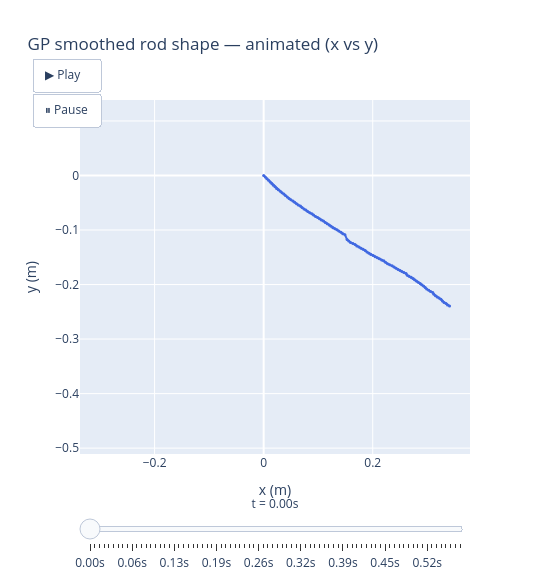
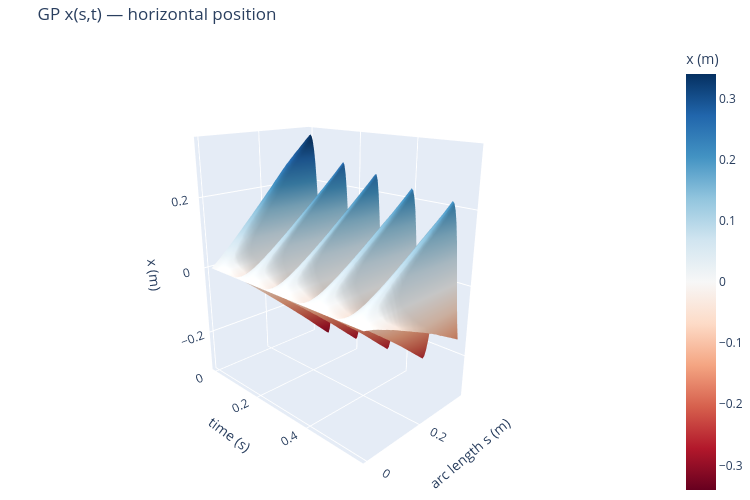
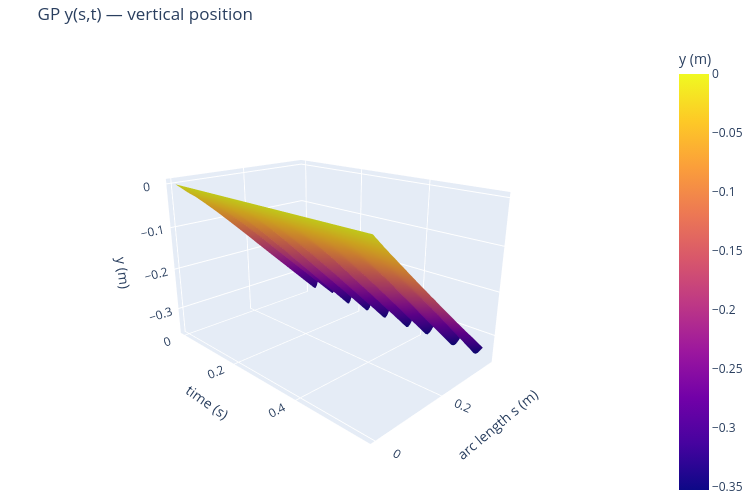

These figures' notebook cell, in order:
### Code cell
import plotly.graph_objects as go

# ── 1. Animated rod shape: physical x vs y at each frame ─────────────────
_anim_idx = np.linspace(0, n_frames - 1, 80, dtype=int)

print(f'Visualization summary:')
print(f'  Animation : {len(_anim_idx)} frames × {N_TRAIN_PTS} nodes = {len(_anim_idx)*N_TRAIN_PTS} points')

frames = []
for _i in _anim_idx:
    frames.append(go.Frame(
        data=[go.Scatter(x=x_gp_all[_i], y=y_gp_all[_i],
                         mode='lines+markers',
                         line=dict(color='royalblue', width=2),
                         marker=dict(size=3, color='royalblue'))],
        name=str(_i),
        layout=go.Layout(title_text=f'GP rod shape — t = {t_raw[_i]:.2f} s')
    ))

_x_range = [x_gp_all.min() * 1.1, x_gp_all.max() * 1.1]
_y_range = [y_gp_all.min() * 1.1, 0.02]

fig_anim = go.Figure(
    data=[go.Scatter(x=x_gp_all[0], y=y_gp_all[0],
                     mode='lines+markers',
                     line=dict(color='royalblue', width=2),
                     marker=dict(size=3))],
    layout=go.Layout(
        title='GP smoothed rod shape — animated (x vs y)',
        xaxis=dict(title='x (m)', range=_x_range, constrain='domain'),
        yaxis=dict(title='y (m)', range=_y_range, scaleanchor='x', scaleratio=1),
        updatemenus=[dict(
            type='buttons', showactive=False, y=1.12, x=0.05,
            buttons=[
                dict(label='▶ Play', method='animate',
                     args=[None, dict(frame=dict(duration=30, redraw=True),
                                      fromcurrent=True, mode='immediate')]),
                dict(label='⏸ Pause', method='animate',
                     args=[[None], dict(frame=dict(duration=0), mode='immediate')])
            ])],
        sliders=[dict(
            steps=[dict(args=[[f.name], dict(frame=dict(duration=0), mode='immediate')],
                        method='animate',
                        label=f'{t_raw[int(f.name)]:.2f}s') for f in frames],
            x=0.0, len=1.0, y=-0.05,
            currentvalue=dict(prefix='t = ', visible=True, xanchor='center'))],
        width=550, height=580
    ),
    frames=frames
)
fig_anim.show()

# ── 2. x(s,t) and y(s,t) surfaces with proper 1D axes ───────────────────
_stride    = 1
_fr        = np.arange(0, n_frames, _stride)
_node_step = 2
_nodes     = np.arange(0, N_TRAIN_PTS, _node_step)
_t_ax      = t_raw[_fr]                           # 1D (n_t,)
_s_ax      = np.linspace(0, L0, len(_nodes))      # 1D (n_s,)
_X         = x_gp_all[_fr, :][:, _nodes].T        # (n_s, n_t)
_Y         = y_gp_all[_fr, :][:, _nodes].T        # (n_s, n_t)

print(f'  x(s,t) surface: {len(_fr)} time pts (stride={_stride}) × '
      f'{len(_nodes)} spatial nodes (stride={_node_step}) = {_X.size} points')
print(f'  y(s,t) surface: same grid = {_Y.size} points')

for Z, cs, lbl, title in [
    (_X, 'RdBu',   'x (m)', 'GP x(s,t) — horizontal position'),
    (_Y, 'plasma', 'y (m)', 'GP y(s,t) — vertical position'),
]:
    kw = dict(cmid=0) if cs == 'RdBu' else {}
    fig = go.Figure(go.Surface(
        x=_t_ax, y=_s_ax, z=Z,
        colorscale=cs, colorbar=dict(title=lbl), **kw
    ))
    fig.update_layout(
        title=title,
        scene=dict(
            xaxis_title='time (s)',
            yaxis_title='arc length s (m)',
            zaxis_title=lbl,
            camera=dict(eye=dict(x=1.8, y=-1.8, z=0.9))
        ),
        width=750, height=500, margin=dict(l=0, r=0, t=40, b=0)
    )
    fig.show()

### Figure 1 — Plotly figure (JSON) as saved in the notebook; plotly's stock layout.template omitted (floating-point values rounded to 4 significant figures)
{"data": [{"line": {"color": "royalblue", "width": 2}, "marker": {"size": 3}, "mode": "lines+markers", "type": "scatter", "x": [0.0, 0.002962, 0.005925, 0.008887, 0.01185, 0.01481, 0.01777, 0.02074, 0.02371, 0.02687, 0.03058, 0.03361, 0.03715, 0.03998, 0.04332, 0.04658, 0.04989, 0.05379, 0.05694, 0.06034, 0.06359, 0.06753, 0.07047, 0.07404, 0.07756, 0.08095, 0.08449, 0.08849, 0.09156, 0.09516, 0.09906, 0.1024, 0.1059, 0.1097, 0.113, 0.1165, 0.1202, 0.1234, 0.127, 0.1306, 0.1344, 0.1379, 0.1418, 0.145, 0.149, 0.153, 0.156, 0.1593, 0.1636, 0.1677, 0.1709, 0.1747, 0.1786, 0.1824, 0.1863, 0.1894, 0.1931, 0.1966, 0.2008, 0.2045, 0.2085, 0.2122, 0.2164, 0.2203, 0.2234, 0.2272, 0.2311, 0.2356, 0.2393, 0.2429, 0.2465, 0.2501, 0.2534, 0.2571, 0.2612, 0.2634, 0.2668, 0.2706, 0.2742, 0.2769, 0.2802, 0.2836, 0.2871, 0.2899, 0.2934, 0.2963, 0.299, 0.3027, 0.306, 0.3101, 0.3121, 0.315, 0.3182, 0.3216, 0.3251, 0.3278, 0.3308, 0.3344, 0.3372, 0.3409], "y": [0.0, -0.002961, -0.005922, -0.008883, -0.01184, -0.0148, -0.01777, -0.02073, -0.02369, -0.02636, -0.02897, -0.03159, -0.03388, -0.0369, -0.03939, -0.04215, -0.0446, -0.04662, -0.04927, -0.05162, -0.05412, -0.05618, -0.05888, -0.06125, -0.0635, -0.06613, -0.06812, -0.07001, -0.07266, -0.07502, -0.07698, -0.07948, -0.08178, -0.08367, -0.08613, -0.08856, -0.09069, -0.0932, -0.09566, -0.09761, -0.09963, -0.102, -0.1041, -0.1067, -0.1086, -0.1175, -0.1202, -0.1227, -0.1246, -0.1267, -0.1292, -0.1314, -0.1333, -0.1354, -0.1377, -0.1402, -0.1424, -0.1447, -0.1468, -0.1488, -0.1508, -0.1527, -0.1548, -0.1566, -0.1592, -0.1618, -0.1637, -0.1656, -0.1676, -0.1701, -0.1722, -0.1741, -0.176, -0.1781, -0.1798, -0.183, -0.1849, -0.1867, -0.189, -0.1913, -0.1937, -0.196, -0.1982, -0.2006, -0.2028, -0.2054, -0.2083, -0.2103, -0.2126, -0.2145, -0.2177, -0.2203, -0.2228, -0.2249, -0.2271, -0.23, -0.2327, -0.2346, -0.2373, -0.2393]}], "layout": {"height": 580, "sliders": [{"currentvalue": {"prefix": "t = ", "visible": true, "xanchor": "center"}, "len": 1, "steps": [{"args": [["0"], {"frame": {"duration": 0}, "mode": "immediate"}], "label": "0.00s", "method": "animate"}, {"args": [["1"], {"frame": {"duration": 0}, "mode": "immediate"}], "label": "0.01s", "method": "animate"}, {"args": [["2"], {"frame": {"duration": 0}, "mode": "immediate"}], "label": "0.01s", "method": "animate"}, {"args": [["4"], {"frame": {"duration": 0}, "mode": "immediate"}], "label": "0.02s", "method": "animate"}, {"args": [["5"], {"frame": {"duration": 0}, "mode": "immediate"}], "label": "0.03s", "method": "animate"}, {"args": [["7"], {"frame": {"duration": 0}, "mode": "immediate"}], "label": "0.04s", "method": "animate"}, {"args": [["8"], {"frame": {"duration": 0}, "mode": "immediate"}], "label": "0.04s", "method": "animate"}, {"args": [["9"], {"frame": {"duration": 0}, "mode": "immediate"}], "label": "0.05s", "method": "animate"}, {"args": [["11"], {"frame": {"duration": 0}, "mode": "immediate"}], "label": "0.06s", "method": "animate"}, {"args": [["12"], {"frame": {"duration": 0}, "mode": "immediate"}], "label": "0.06s", "method": "animate"}, {"args": [["14"], {"frame": {"duration": 0}, "mode": "immediate"}], "label": "0.07s", "method": "animate"}, {"args": [["15"], {"frame": {"duration": 0}, "mode": "immediate"}], "label": "0.08s", "method": "animate"}, {"args": [["16"], {"frame": {"duration": 0}, "mode": "immediate"}], "label": "0.08s", "method": "animate"}, {"args": [["18"], {"frame": {"duration": 0}, "mode": "immediate"}], "label": "0.09s", "method": "animate"}, {"args": [["19"], {"frame": {"duration": 0}, "mode": "immediate"}], "label": "0.10s", "method": "animate"}, {"args": [["21"], {"frame": {"duration": 0}, "mode": "immediate"}], "label": "0.11s", "method": "animate"}, {"args": [["22"], {"frame": {"duration": 0}, "mode": "immediate"}], "label": "0.11s", "method": "animate"}, {"args": [["23"], {"frame": {"duration": 0}, "mode": "immediate"}], "label": "0.12s", "method": "animate"}, {"args": [["25"], {"frame": {"duration": 0}, "mode": "immediate"}], "label": "0.13s", "method": "animate"}, {"args": [["26"], {"frame": {"duration": 0}, "mode": "immediate"}], "label": "0.13s", "method": "animate"}, {"args": [["28"], {"frame": {"duration": 0}, "mode": "immediate"}], "label": "0.14s", "method": "animate"}, {"args": [["29"], {"frame": {"duration": 0}, "mode": "immediate"}], "label": "0.15s", "method": "animate"}, {"args": [["30"], {"frame": {"duration": 0}, "mode": "immediate"}], "label": "0.15s", "method": "animate"}, {"args": [["32"], {"frame": {"duration": 0}, "mode": "immediate"}], "label": "0.16s", "method": "animate"}, {"args": [["33"], {"frame": {"duration": 0}, "mode": "immediate"}], "label": "0.17s", "method": "animate"}, {"args": [["35"], {"frame": {"duration": 0}, "mode": "immediate"}], "label": "0.18s", "method": "animate"}, {"args": [["36"], {"frame": {"duration": 0}, "mode": "immediate"}], "label": "0.19s", "method": "animate"}, {"args": [["37"], {"frame": {"duration": 0}, "mode": "immediate"}], "label": "0.19s", "method": "animate"}, {"args": [["39"], {"frame": {"duration": 0}, "mode": "immediate"}], "label": "0.20s", "method": "animate"}, {"args": [["40"], {"frame": {"duration": 0}, "mode": "immediate"}], "label": "0.21s", "method": "animate"}, {"args": [["42"], {"frame": {"duration": 0}, "mode": "immediate"}], "label": "0.22s", "method": "animate"}, {"args": [["43"], {"frame": {"duration": 0}, "mode": "immediate"}], "label": "0.22s", "method": "animate"}, {"args": [["44"], {"frame": {"duration": 0}, "mode": "immediate"}], "label": "0.23s", "method": "animate"}, {"args": [["46"], {"frame": {"duration": 0}, "mode": "immediate"}], "label": "0.24s", "method": "animate"}, {"args": [["47"], {"frame": {"duration": 0}, "mode": "immediate"}], "label": "0.24s", "method": "animate"}, {"args": [["49"], {"frame": {"duration": 0}, "mode": "immediate"}], "label": "0.25s", "method": "animate"}, {"args": [["50"], {"frame": {"duration": 0}, "mode": "immediate"}], "label": "0.26s", "method": "animate"}, {"args": [["51"], {"frame": {"duration": 0}, "mode": "immediate"}], "label": "0.26s", "method": "animate"}, {"args": [["53"], {"frame": {"duration": 0}, "mode": "immediate"}], "label": "0.27s", "method": "animate"}, {"args": [["54"], {"frame": {"duration": 0}, "mode": "immediate"}], "label": "0.28s", "method": "animate"}, {"args": [["56"], {"frame": {"duration": 0}, "mode": "immediate"}], "label": "0.29s", "method": "animate"}, {"args": [["57"], {"frame": {"duration": 0}, "mode": "immediate"}], "label": "0.29s", "method": "animate"}, {"args": [["59"], {"frame": {"duration": 0}, "mode": "immediate"}], "label": "0.30s", "method": "animate"}, {"args": [["60"], {"frame": {"duration": 0}, "mode": "immediate"}], "label": "0.31s", "method": "animate"}, {"args": [["61"], {"frame": {"duration": 0}, "mode": "immediate"}], "label": "0.31s", "method": "animate"}, {"args": [["63"], {"frame": {"duration": 0}, "mode": "immediate"}], "label": "0.32s", "method": "animate"}, {"args": [["64"], {"frame": {"duration": 0}, "mode": "immediate"}], "label": "0.33s", "method": "animate"}, {"args": [["66"], {"frame": {"duration": 0}, "mode": "immediate"}], "label": "0.34s", "method": "animate"}, {"args": [["67"], {"frame": {"duration": 0}, "mode": "immediate"}], "label": "0.35s", "method": "animate"}, {"args": [["68"], {"frame": {"duration": 0}, "mode": "immediate"}], "label": "0.35s", "method": "animate"}, {"args": [["70"], {"frame": {"duration": 0}, "mode": "immediate"}], "label": "0.36s", "method": "animate"}, {"args": [["71"], {"frame": {"duration": 0}, "mode": "immediate"}], "label": "0.37s", "method": "animate"}, {"args": [["73"], {"frame": {"duration": 0}, "mode": "immediate"}], "label": "0.38s", "method": "animate"}, {"args": [["74"], {"frame": {"duration": 0}, "mode": "immediate"}], "label": "0.38s", "method": "animate"}, {"args": [["75"], {"frame": {"duration": 0}, "mode": "immediate"}], "label": "0.39s", "method": "animate"}, {"args": [["77"], {"frame": {"duration": 0}, "mode": "immediate"}], "label": "0.40s", "method": "animate"}, {"args": [["78"], {"frame": {"duration": 0}, "mode": "immediate"}], "label": "0.40s", "method": "animate"}, {"args": [["80"], {"frame": {"duration": 0}, "mode": "immediate"}], "label": "0.41s", "method": "animate"}, {"args": [["81"], {"frame": {"duration": 0}, "mode": "immediate"}], "label": "0.42s", "method": "animate"}, {"args": [["82"], {"frame": {"duration": 0}, "mode": "immediate"}], "label": "0.42s", "method": "animate"}, {"args": [["84"], {"frame": {"duration": 0}, "mode": "immediate"}], "label": "0.43s", "method": "animate"}, {"args": [["85"], {"frame": {"duration": 0}, "mode": "immediate"}], "label": "0.44s", "method": "animate"}, {"args": [["87"], {"frame": {"duration": 0}, "mode": "immediate"}], "label": "0.45s", "method": "animate"}, {"args": [["88"], {"frame": {"duration": 0}, "mode": "immediate"}], "label": "0.45s", "method": "animate"}, {"args": [["89"], {"frame": {"duration": 0}, "mode": "immediate"}], "label": "0.46s", "method": "animate"}, {"args": [["91"], {"frame": {"duration": 0}, "mode": "immediate"}], "label": "0.47s", "method": "animate"}, {"args": [["92"], {"frame": {"duration": 0}, "mode": "immediate"}], "label": "0.47s", "method": "animate"}, {"args": [["94"], {"frame": {"duration": 0}, "mode": "immediate"}], "label": "0.48s", "method": "animate"}, {"args": [["95"], {"frame": {"duration": 0}, "mode": "immediate"}], "label": "0.49s", "method": "animate"}, {"args": [["96"], {"frame": {"duration": 0}, "mode": "immediate"}], "label": "0.49s", "method": "animate"}, {"args": [["98"], {"frame": {"duration": 0}, "mode": "immediate"}], "label": "0.51s", "method": "animate"}, {"args": [["99"], {"frame": {"duration": 0}, "mode": "immediate"}], "label": "0.51s", "method": "animate"}, {"args": [["101"], {"frame": {"duration": 0}, "mode": "immediate"}], "label": "0.52s", "method": "animate"}, {"args": [["102"], {"frame": {"duration": 0}, "mode": "immediate"}], "label": "0.53s", "method": "animate"}, {"args": [["103"], {"frame": {"duration": 0}, "mode": "immediate"}], "label": "0.53s", "method": "animate"}, {"args": [["105"], {"frame": {"duration": 0}, "mode": "immediate"}], "label": "0.54s", "method": "animate"}, {"args": [["106"], {"frame": {"duration": 0}, "mode": "immediate"}], "label": "0.55s", "method": "animate"}, {"args": [["108"], {"frame": {"duration": 0}, "mode": "immediate"}], "label": "0.56s", "method": "animate"}, {"args": [["109"], {"frame": {"duration": 0}, "mode": "immediate"}], "label": "0.56s", "method": "animate"}, {"args": [["111"], {"frame": {"duration": 0}, "mode": "immediate"}], "label": "0.57s", "method": "animate"}], "x": 0, "y": -0.05}], "title": {"text": "GP smoothed rod shape — animated (x vs y)"}, "updatemenus": [{"buttons": [{"args": [null, {"frame": {"duration": 30, "redraw": true}, "fromcurrent": true, "mode": "immediate"}], "label": "▶ Play", "method": "animate"}, {"args": [[null], {"frame": {"duration": 0}, "mode": "immediate"}], "label": "⏸ Pause", "method": "animate"}], "showactive": false, "type": "buttons", "x": 0.05, "y": 1.12}], "width": 550, "xaxis": {"constrain": "domain", "range": [-0.3368, 0.3784], "title": {"text": "x (m)"}}, "yaxis": {"range": [-0.3923, 0.02], "scaleanchor": "x", "scaleratio": 1, "title": {"text": "y (m)"}}}}

### Figure 2 — Plotly figure (JSON) as saved in the notebook; plotly's stock layout.template omitted (floating-point values rounded to 4 significant figures; data arrays with more than 128 entries replaced by an {"elided": "..."} marker saying what was removed)
{"data": [{"cmid": 0, "colorbar": {"title": {"text": "x (m)"}}, "colorscale": [[0, "rgb(103,0,31)"], [0.1, "rgb(178,24,43)"], [0.2, "rgb(214,96,77)"], [0.3, "rgb(244,165,130)"], [0.4, "rgb(253,219,199)"], [0.5, "rgb(247,247,247)"], [0.6, "rgb(209,229,240)"], [0.7, "rgb(146,197,222)"], [0.8, "rgb(67,147,195)"], [0.9, "rgb(33,102,172)"], [1, "rgb(5,48,97)"]], "type": "surface", "x": [0.0, 0.005155, 0.01031, 0.01546, 0.02062, 0.02577, 0.03093, 0.03608, 0.04124, 0.04639, 0.05155, 0.0567, 0.06186, 0.06701, 0.07216, 0.07732, 0.08247, 0.08763, 0.09278, 0.09794, 0.1031, 0.1082, 0.1134, 0.1186, 0.1237, 0.1289, 0.134, 0.1392, 0.1443, 0.1495, 0.1546, 0.1598, 0.1649, 0.1701, 0.1753, 0.1804, 0.1856, 0.1907, 0.1959, 0.201, 0.2062, 0.2113, 0.2165, 0.2216, 0.2268, 0.232, 0.2371, 0.2423, 0.2474, 0.2526, 0.2577, 0.2629, 0.268, 0.2732, 0.2784, 0.2835, 0.2887, 0.2938, 0.299, 0.3041, 0.3093, 0.3144, 0.3196, 0.3247, 0.3299, 0.3351, 0.3402, 0.3454, 0.3505, 0.3557, 0.3608, 0.366, 0.3711, 0.3763, 0.3814, 0.3866, 0.3918, 0.3969, 0.4021, 0.4072, 0.4124, 0.4175, 0.4227, 0.4278, 0.433, 0.4381, 0.4433, 0.4485, 0.4536, 0.4588, 0.4639, 0.4691, 0.4742, 0.4794, 0.4845, 0.4897, 0.4948, 0.5, 0.5052, 0.5103, 0.5155, 0.5206, 0.5258, 0.5309, 0.5361, 0.5412, 0.5464, 0.5515, 0.5567, 0.5619, 0.567, 0.5722], "y": [0.0, 0.007755, 0.01551, 0.02327, 0.03102, 0.03878, 0.04653, 0.05429, 0.06204, 0.0698, 0.07755, 0.08531, 0.09306, 0.1008, 0.1086, 0.1163, 0.1241, 0.1318, 0.1396, 0.1473, 0.1551, 0.1629, 0.1706, 0.1784, 0.1861, 0.1939, 0.2016, 0.2094, 0.2171, 0.2249, 0.2327, 0.2404, 0.2482, 0.2559, 0.2637, 0.2714, 0.2792, 0.2869, 0.2947, 0.3024, 0.3102, 0.318, 0.3257, 0.3335, 0.3412, 0.349, 0.3567, 0.3645, 0.3722, 0.38], "z": {"elided": "50x112 float values"}}], "layout": {"height": 500, "margin": {"b": 0, "l": 0, "r": 0, "t": 40}, "scene": {"camera": {"eye": {"x": 1.8, "y": -1.8, "z": 0.9}}, "xaxis": {"title": {"text": "time (s)"}}, "yaxis": {"title": {"text": "arc length s (m)"}}, "zaxis": {"title": {"text": "x (m)"}}}, "title": {"text": "GP x(s,t) — horizontal position"}, "width": 750}}

### Figure 3 — Plotly figure (JSON) as saved in the notebook; plotly's stock layout.template omitted (floating-point values rounded to 4 significant figures; data arrays with more than 128 entries replaced by an {"elided": "..."} marker saying what was removed)
{"data": [{"colorbar": {"title": {"text": "y (m)"}}, "colorscale": [[0, "#0d0887"], [0.1111, "#46039f"], [0.2222, "#7201a8"], [0.3333, "#9c179e"], [0.4444, "#bd3786"], [0.5556, "#d8576b"], [0.6667, "#ed7953"], [0.7778, "#fb9f3a"], [0.8889, "#fdca26"], [1, "#f0f921"]], "type": "surface", "x": [0.0, 0.005155, 0.01031, 0.01546, 0.02062, 0.02577, 0.03093, 0.03608, 0.04124, 0.04639, 0.05155, 0.0567, 0.06186, 0.06701, 0.07216, 0.07732, 0.08247, 0.08763, 0.09278, 0.09794, 0.1031, 0.1082, 0.1134, 0.1186, 0.1237, 0.1289, 0.134, 0.1392, 0.1443, 0.1495, 0.1546, 0.1598, 0.1649, 0.1701, 0.1753, 0.1804, 0.1856, 0.1907, 0.1959, 0.201, 0.2062, 0.2113, 0.2165, 0.2216, 0.2268, 0.232, 0.2371, 0.2423, 0.2474, 0.2526, 0.2577, 0.2629, 0.268, 0.2732, 0.2784, 0.2835, 0.2887, 0.2938, 0.299, 0.3041, 0.3093, 0.3144, 0.3196, 0.3247, 0.3299, 0.3351, 0.3402, 0.3454, 0.3505, 0.3557, 0.3608, 0.366, 0.3711, 0.3763, 0.3814, 0.3866, 0.3918, 0.3969, 0.4021, 0.4072, 0.4124, 0.4175, 0.4227, 0.4278, 0.433, 0.4381, 0.4433, 0.4485, 0.4536, 0.4588, 0.4639, 0.4691, 0.4742, 0.4794, 0.4845, 0.4897, 0.4948, 0.5, 0.5052, 0.5103, 0.5155, 0.5206, 0.5258, 0.5309, 0.5361, 0.5412, 0.5464, 0.5515, 0.5567, 0.5619, 0.567, 0.5722], "y": [0.0, 0.007755, 0.01551, 0.02327, 0.03102, 0.03878, 0.04653, 0.05429, 0.06204, 0.0698, 0.07755, 0.08531, 0.09306, 0.1008, 0.1086, 0.1163, 0.1241, 0.1318, 0.1396, 0.1473, 0.1551, 0.1629, 0.1706, 0.1784, 0.1861, 0.1939, 0.2016, 0.2094, 0.2171, 0.2249, 0.2327, 0.2404, 0.2482, 0.2559, 0.2637, 0.2714, 0.2792, 0.2869, 0.2947, 0.3024, 0.3102, 0.318, 0.3257, 0.3335, 0.3412, 0.349, 0.3567, 0.3645, 0.3722, 0.38], "z": {"elided": "50x112 float values"}}], "layout": {"height": 500, "margin": {"b": 0, "l": 0, "r": 0, "t": 40}, "scene": {"camera": {"eye": {"x": 1.8, "y": -1.8, "z": 0.9}}, "xaxis": {"title": {"text": "time (s)"}}, "yaxis": {"title": {"text": "arc length s (m)"}}, "zaxis": {"title": {"text": "y (m)"}}}, "title": {"text": "GP y(s,t) — vertical position"}, "width": 750}}
